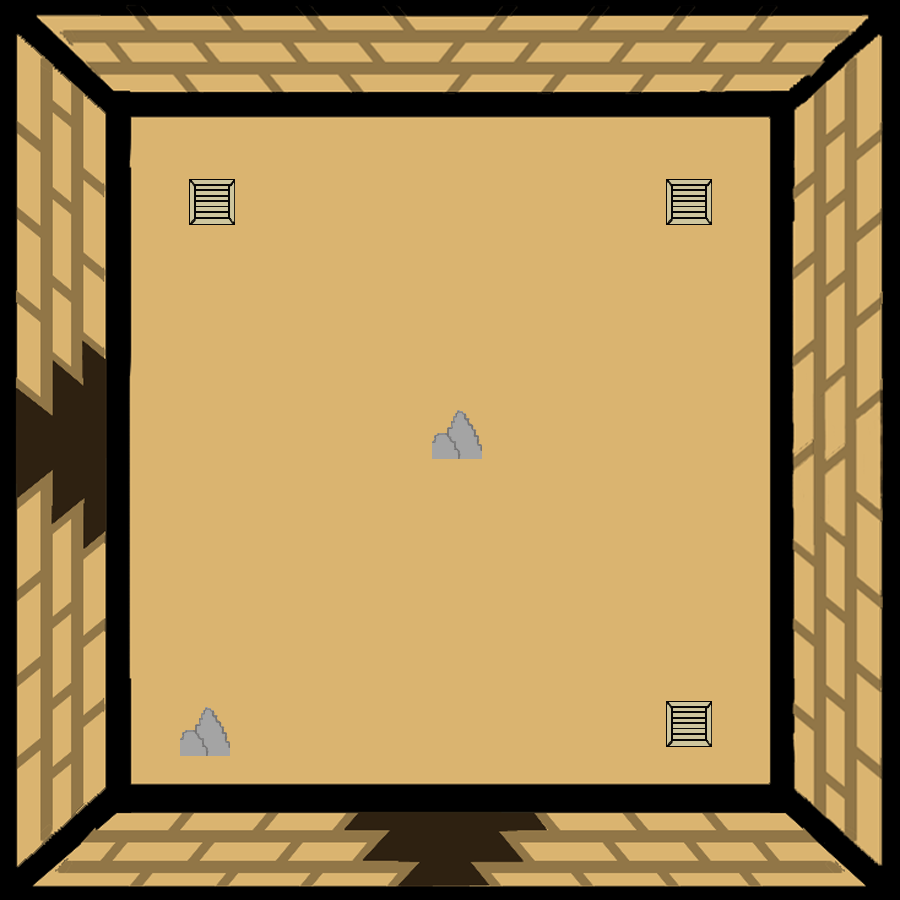

Below is a game level as drawn by its tile map, then a one-line description and the .tmx that defines it (tile-layer data replaced by summaries):
An orthogonal 100x100 tile map with 9x9 px tiles, 2 tile layers (SALA, ROCAS Y CAJAS), 3 tilesets.

<map version="1.2" tiledversion="1.3.3" orientation="orthogonal" renderorder="right-down" width="100" height="100" tilewidth="9" tileheight="9" infinite="0" nextlayerid="3" nextobjectid="1">
 <tileset firstgid="1" source="RUINAS13.tsx" />
 <tileset firstgid="10001" source="ROCAS.tsx" />
 <tileset firstgid="10002" source="CAJA.tsx" />
 <layer id="1" name="SALA" width="100" height="100">
  <data>[10000 cells, 10000 non-empty, 10000 distinct tile ids]</data>
 </layer>
 <layer id="2" name="ROCAS Y CAJAS" width="100" height="100">
  <data>[10000 cells, 660 non-empty, 609 distinct tile ids]</data>
 </layer>
</map>
